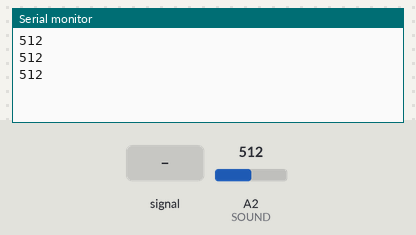
Bench run of a sketch on a simulated Arduino Uno, built with avr-gcc and run on an emulated ATmega328P. On the bench: the last lines printed to the serial monitor. Inputs (shaded band) come from the test bench; at power-on: A2 (SOUND) = 512.

Above: at 1.3 s.
1.4 s: A2 (SOUND) fed a 200 Hz sine of ±81 counts around its level
At 1.9 s:
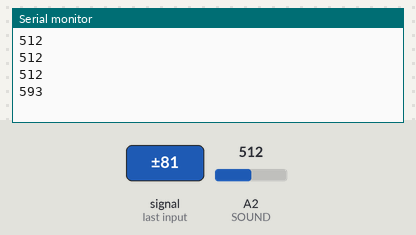
2.9 s: A2 (SOUND) set to 716
At 3.4 s:
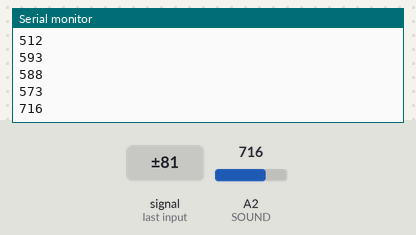
4.4 s: A2 (SOUND) fed a 1000 Hz sine of ±255 counts around its level
At 4.9 s:
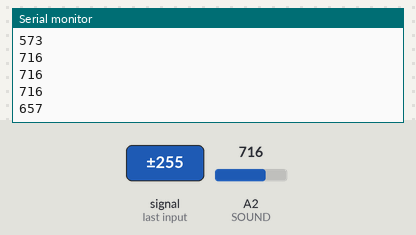
5.9 s: A2 (SOUND) set to 900
At 6.4 s:
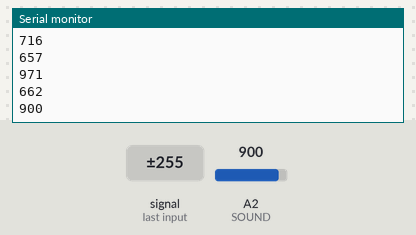
Timing chart, 0 to 8.4 s (numbered marks = the images above; inputs shaded):
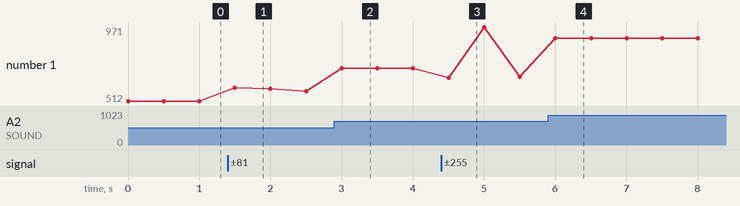

The sketch:

Sound_serial.ino
```cpp
#define SOUND A2

int soundinput=0;
void setup() {
  // put your setup code here, to run once:
  pinMode(SOUND,INPUT);
  Serial.begin(9600);
}

void loop() {
  // put your main code here, to run repeatedly:
 soundinput=analogRead(SOUND);
 Serial.println(soundinput);
 delay(500);
}
```

Measured:
- after the input at 1.4 s, the serial monitor: prints a new line after 0.10 s (image 1)
- after the input at 2.9 s, the serial monitor: prints a new line after 0.10 s (image 2)
- after the input at 4.4 s, the serial monitor: prints a new line after 0.10 s (image 3)
- after the input at 5.9 s, the serial monitor: prints a new line after 0.10 s (image 4)
- plotted number 1: 512 → 573 after the input at 1.4 s, 573 → 716 after the input at 2.9 s, 716 → 662 after the input at 4.4 s, 662 → 900 after the input at 5.9 s
